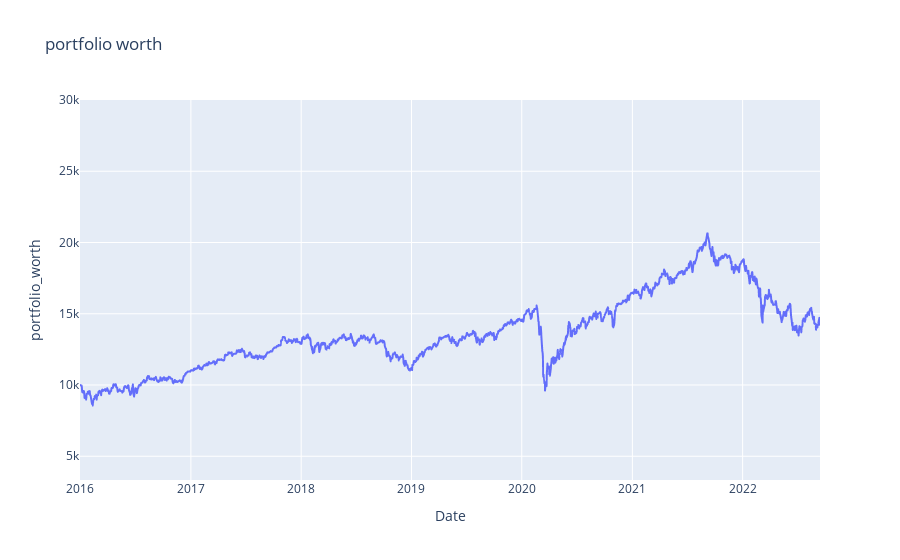

Notebook source saved alongside this figure:
### Code cell
# plot daily portfolio worth
fig = px.line(df_allocation, 
              y="portfolio_worth", 
              title='portfolio worth',
              range_y=(initial_portfolio_value/3, initial_portfolio_value*3))
fig.show()

### Figure 1 — Plotly figure (JSON) as saved in the notebook; plotly's stock layout.template omitted (floating-point values rounded to 4 significant figures; data arrays with more than 128 entries replaced by an {"elided": "..."} marker saying what was removed)
{"data": [{"hovertemplate": "Date=%{x}<br>portfolio_worth=%{y}<extra></extra>", "legendgroup": "", "line": {"color": "#636efa", "dash": "solid"}, "mode": "lines", "name": "", "showlegend": false, "type": "scattergl", "x": {"elided": "1734 str values"}, "xaxis": "x", "y": {"elided": "1734 float values"}, "yaxis": "y"}], "layout": {"legend": {"tracegroupgap": 0}, "title": {"text": "portfolio worth"}, "xaxis": {"anchor": "y", "domain": [0, 1], "title": {"text": "Date"}}, "yaxis": {"anchor": "x", "domain": [0, 1], "range": [3333.0, 30000], "title": {"text": "portfolio_worth"}}}}
